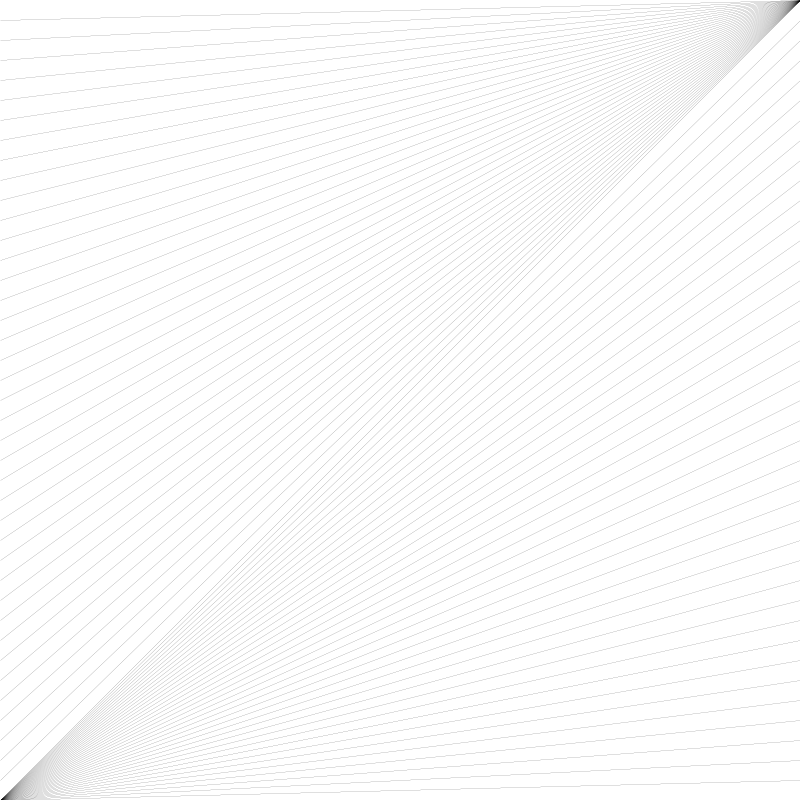
Frame 1 (no input)
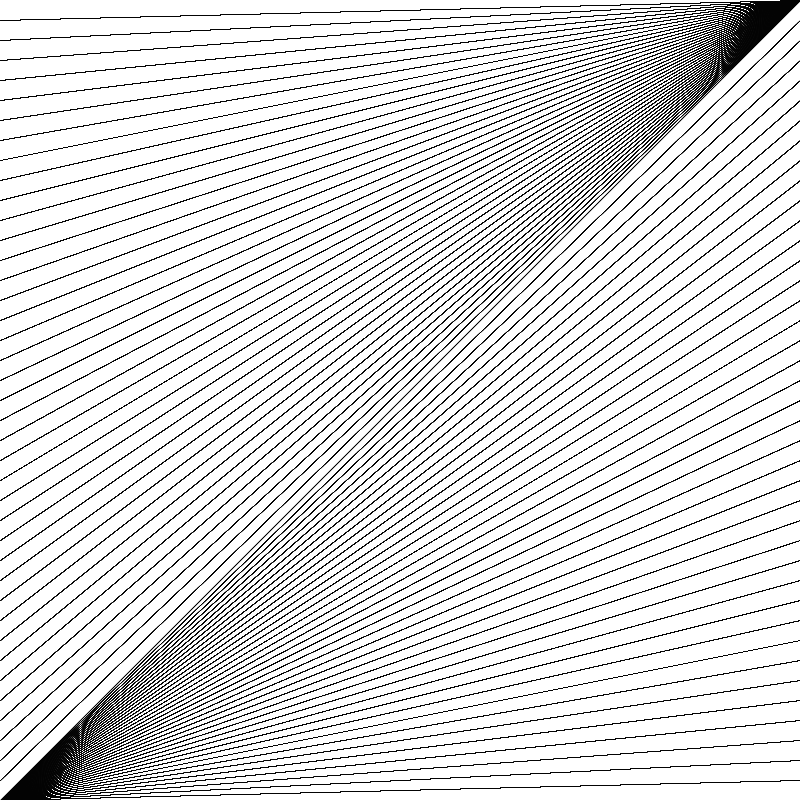
Frame 60 (the mouse pressed at the canvas centre just before this capture)
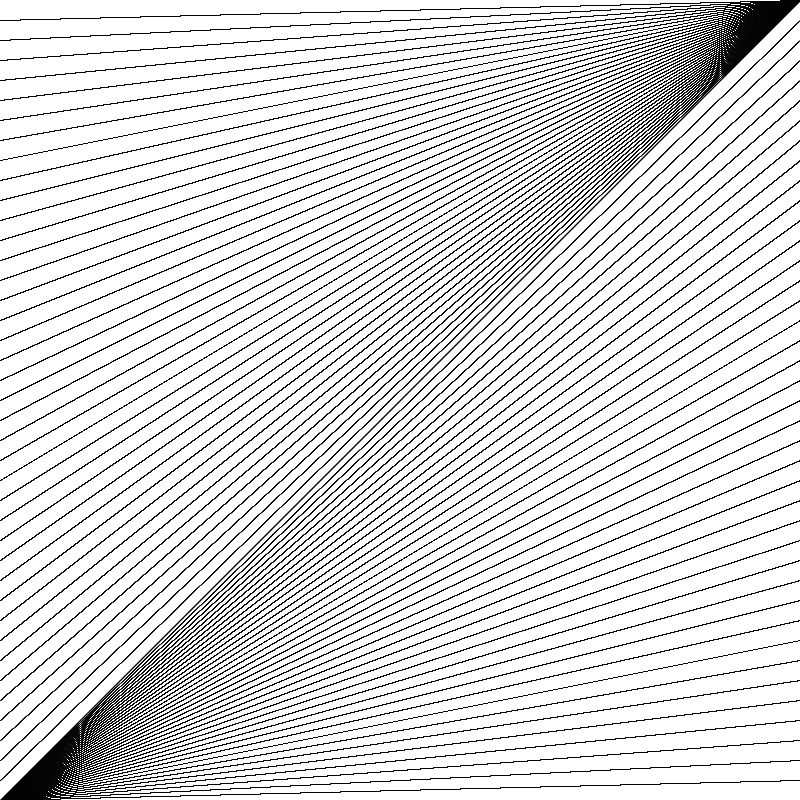
Frame 120 (the mouse held since frame 60 and released just before this capture)

The Processing sketch that drew these frames (run headless with seeded random() and noise(); from frame 60 on, the mouse is pressed at the canvas centre):

// Processing sketch: LuisSotoOrtega_GD105_TheMoirePiece
// ── LuisSotoOrtega_GD105_TheMoirePiece.pde
/*
 Luis Soto Ortega
 The Moire Piece
 GD 105
 */
 
 // the code in this setup code block runs once in the beginning
void setup() {
  size(800, 800);
  background(255);

}

// The code in this block runs once every frame of the program
void draw() {
  noFill();
  strokeWeight(0);
  
  // upper lines
  line(0, 20, 800, 0);
  line(0, 40, 800, 0);
  line(0, 60, 800, 0);
  line(0, 80, 800, 0);
  line(0, 100, 800, 0);
  line(0, 120, 800, 0);
  line(0, 140, 800, 0);
  line(0, 160, 800, 0);
  line(0, 180, 800, 0);
  line(0, 200, 800, 0);
  line(0, 220, 800, 0);
  line(0, 240, 800, 0);
  line(0, 260, 800, 0);
  line(0, 280, 800, 0);
  line(0, 300, 800, 0);
  line(0, 320, 800, 0);
  line(0, 340, 800, 0);
  line(0, 360, 800, 0);
  line(0, 380, 800, 0);
  line(0, 400, 800, 0);
  line(0, 420, 800, 0);
  line(0, 440, 800, 0);
  line(0, 460, 800, 0);
  line(0, 480, 800, 0);
  line(0, 500, 800, 0);
  line(0, 520, 800, 0);
  line(0, 540, 800, 0);
  line(0, 560, 800, 0);
  line(0, 580, 800, 0);
  line(0, 600, 800, 0);
  line(0, 620, 800, 0);
  line(0, 640, 800, 0);
  line(0, 660, 800, 0);
  line(0, 680, 800, 0);
  line(0, 700, 800, 0);
  line(0, 720, 800, 0);
  line(0, 740, 800, 0);
  line(0, 760, 800, 0);
  line(0, 780, 800, 0);
  line(0, 800, 800, 0);
  
  // lower lines
  line(0, 800, 800, 20);
  line(0, 800, 800, 40);
  line(0, 800, 800, 60);
  line(0, 800, 800, 80);
  line(0, 800, 800, 100);
  line(0, 800, 800, 120);
  line(0, 800, 800, 140);
  line(0, 800, 800, 160);
  line(0, 800, 800, 180);
  line(0, 800, 800, 200);
  line(0, 800, 800, 220);
  line(0, 800, 800, 240);
  line(0, 800, 800, 260);
  line(0, 800, 800, 280);
  line(0, 800, 800, 300);
  line(0, 800, 800, 320);
  line(0, 800, 800, 340);
  line(0, 800, 800, 360);
  line(0, 800, 800, 380);
  line(0, 800, 800, 400);
  line(0, 800, 800, 420);
  line(0, 800, 800, 440);
  line(0, 800, 800, 460);
  line(0, 800, 800, 480);
  line(0, 800, 800, 500);
  line(0, 800, 800, 520);
  line(0, 800, 800, 540);
  line(0, 800, 800, 560);
  line(0, 800, 800, 580);
  line(0, 800, 800, 600);
  line(0, 800, 800, 620);
  line(0, 800, 800, 640);
  line(0, 800, 800, 660);
  line(0, 800, 800, 680);
  line(0, 800, 800, 700);
  line(0, 800, 800, 720);
  line(0, 800, 800, 740);
  line(0, 800, 800, 760);
  line(0, 800, 800, 780);
  line(0, 800, 800, 800);

}
